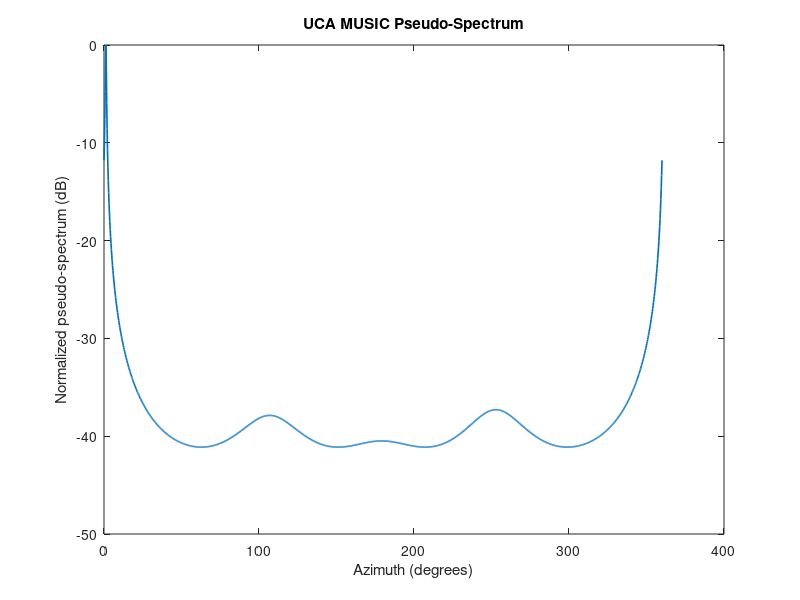

MATLAB code to generate this figure: (Note: this script raises an error after producing the figure.)
% ======================================================================= %
% Script:   UCASim_1118_v6
% Function: Version six performs statistical analysis of up to date UCA sim
% Author:   Parker Reeves
% Date:     12/02/2025
% ======================================================================= %

% ======================== ARRAY INITIALIZATION ========================= %

clear; clf

M = 4;              % # of antennas
c = 3.0e8;          % speed of light
f = 2.4e9;          % operating frequency
lambda = c/f;       % operating wavelength
k = (2*pi)/lambda;  % wave number
n_iter = 100;       % Number of trials

R = (lambda/(2*sin(pi/M)))/2;           % array radius
phi_m = (0:M-1) * (2*pi/M);    % antenna angle in radians
ant_pos = R * [cos(phi_m); sin(phi_m); zeros(1,M)]; % positions of antenna indicies; 3 rows for x, y and z

% ========================= SIGNAL INITIALIZATION ======================= %

D = 1; % number of signals
% theta_source = 0; % true azimuth
N = 200; % number of snapshots
L = 20;                     % snapshots per short-time block
K = floor(N / L);           % number of blocks

% ======================= SIMULATION INITIALIZATION ===================== %

val_SNR = 10;
theta_scan = 0:0.25:360;

theta_scan = deg2rad(theta_scan); % ditto
n_snapshots = 200;
n_loops = 360;
n_iter = 100;

avg_dev = zeros(n_iter);

% ============================ SIMULATION START ========================= %

for jpeg = 1:n_iter
    
    theta_source = 0;
    pct_dev = zeros(size(n_loops));

    for epoch = 1:n_loops

        theta_source = theta_source + 1;
        theta_source = deg2rad(theta_source);

        % ======================== TRUE SOURCE GENERATION ======================= %

        phase_shift = exp(-1j * k * R * cos(theta_source - phi_m)).'; %/ sqrt(M);  % Steering vector for true DOA
        s = randn(1, n_snapshots) + 1j*randn(1, n_snapshots)/sqrt(2);                % Generate random complex source signal
        noise = (randn(M, n_snapshots) + 1j*randn(M, n_snapshots))/sqrt(2); % Complex Gaussian noise
        noise = noise * 10^(-val_SNR/20);

        X = (phase_shift * s) + noise;

        % ============================ MUSIC ALGORITHM ========================== %

        Rxx = zeros(M,M);                   % temporal averaging

        for k_blk = 1:K
            idx = (k_blk-1)*L + (1:L);
            Xk = X(:, idx);

            Rk = (Xk * Xk') / L;
            Rxx = Rxx + Rk;
        end

        Rxx = Rxx / K;

        delta = 0.02 * trace(Rxx)/M;
        Rxx = Rxx + delta * eye(M);         % end of temp avg

        [Evec, Eval] = eig(Rxx);
        [~, idx] = sort(diag(Eval), 'descend');
        Evec = Evec(:,idx);
        En = Evec(:, 2:end);

        Pmusic = zeros(size(theta_scan));

        for t = 1:length(theta_scan)

            a_scan = exp(-1j * k * R * cos(theta_scan(t) - phi_m)).'; %/ sqrt(M);
            a_scan = a_scan / norm(a_scan);
            Pmusic(t) = 1 / abs(a_scan'*(En*En')*a_scan);

        end

        Pmusic_dB = 10*log10(real(Pmusic) / max(real(Pmusic)));

        [~, idx_peak] = max(Pmusic);
        est_rad = theta_scan(idx_peak);

        est_DOA = rad2deg(est_rad);      % final estimation
        est_DOAs(epoch) = est_DOA;

        plot(rad2deg(theta_scan),Pmusic_dB, 'LineWidth',1.2)
        hold on;
        title('UCA MUSIC Pseudo-Spectrum')
        xlabel('Azimuth (degrees)')
        ylabel('Normalized pseudo-spectrum (dB)')
        xline(est_DOA,'--r','LineWidth',1.2)
        xline(rad2deg(theta_source),':g','LineWidth',1.2)
        xlim([0,360])
        ylim([-25,1])
        legend('Pseudo-Spectrum','Estimated Azimuth','True Azimuth')
        grid on;
        hold off;

        theta_source = rad2deg(theta_source);
        pct_dev(epoch) = ((est_DOA - theta_source) / theta_source) * 100;

        pause(0.01)

    end

    avg_dev(jpeg) = mean(pct_dev);

end

tot_avg_dev = mean(avg_dev)







